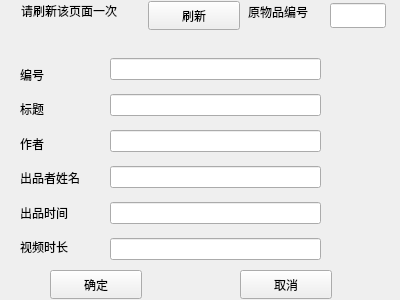
<?xml version="1.0" encoding="UTF-8"?>
<ui version="4.0">
 <class>updateCDs</class>
 <widget class="QWidget" name="updateCDs">
  <property name="geometry">
   <rect>
    <x>0</x>
    <y>0</y>
    <width>400</width>
    <height>300</height>
   </rect>
  </property>
  <property name="windowTitle">
   <string>编辑物品</string>
  </property>
  <widget class="QLabel" name="item2">
   <property name="geometry">
    <rect>
     <x>248</x>
     <y>2</y>
     <width>75</width>
     <height>20</height>
    </rect>
   </property>
   <property name="text">
    <string>原物品编号</string>
   </property>
  </widget>
  <widget class="QLabel" name="item">
   <property name="geometry">
    <rect>
     <x>21</x>
     <y>1</y>
     <width>120</width>
     <height>20</height>
    </rect>
   </property>
   <property name="text">
    <string>请刷新该页面一次</string>
   </property>
  </widget>
  <widget class="QLineEdit" name="IDShow">
   <property name="geometry">
    <rect>
     <x>330</x>
     <y>3</y>
     <width>56</width>
     <height>25</height>
    </rect>
   </property>
  </widget>
  <widget class="QPushButton" name="refreshButton">
   <property name="geometry">
    <rect>
     <x>148</x>
     <y>1</y>
     <width>92</width>
     <height>29</height>
    </rect>
   </property>
   <property name="text">
    <string>刷新</string>
   </property>
  </widget>
  <widget class="QPushButton" name="exitButton">
   <property name="geometry">
    <rect>
     <x>240</x>
     <y>270</y>
     <width>92</width>
     <height>29</height>
    </rect>
   </property>
   <property name="text">
    <string>取消</string>
   </property>
  </widget>
  <widget class="QPushButton" name="confirmButton">
   <property name="geometry">
    <rect>
     <x>50</x>
     <y>270</y>
     <width>92</width>
     <height>29</height>
    </rect>
   </property>
   <property name="text">
    <string>确定</string>
   </property>
  </widget>
  <widget class="QWidget" name="layoutWidget_2">
   <property name="geometry">
    <rect>
     <x>110</x>
     <y>50</y>
     <width>211</width>
     <height>219</height>
    </rect>
   </property>
   <layout class="QVBoxLayout" name="verticalLayout_2">
    <item>
     <widget class="QLineEdit" name="CDs_1"/>
    </item>
    <item>
     <widget class="QLineEdit" name="CDs_2"/>
    </item>
    <item>
     <widget class="QLineEdit" name="CDs_3"/>
    </item>
    <item>
     <widget class="QLineEdit" name="CDs_4"/>
    </item>
    <item>
     <widget class="QLineEdit" name="CDs_5"/>
    </item>
    <item>
     <widget class="QLineEdit" name="CDs_6"/>
    </item>
   </layout>
  </widget>
  <widget class="QWidget" name="layoutWidget_3">
   <property name="geometry">
    <rect>
     <x>20</x>
     <y>60</y>
     <width>77</width>
     <height>201</height>
    </rect>
   </property>
   <layout class="QVBoxLayout" name="verticalLayout">
    <item>
     <widget class="QLabel" name="ID">
      <property name="text">
       <string>编号</string>
      </property>
     </widget>
    </item>
    <item>
     <widget class="QLabel" name="headLine">
      <property name="text">
       <string>标题</string>
      </property>
     </widget>
    </item>
    <item>
     <widget class="QLabel" name="authorName">
      <property name="text">
       <string>作者</string>
      </property>
     </widget>
    </item>
    <item>
     <widget class="QLabel" name="Producer">
      <property name="text">
       <string>出品者姓名</string>
      </property>
     </widget>
    </item>
    <item>
     <widget class="QLabel" name="productionTime">
      <property name="text">
       <string>出品时间</string>
      </property>
     </widget>
    </item>
    <item>
     <widget class="QLabel" name="videoLength">
      <property name="text">
       <string>视频时长</string>
      </property>
     </widget>
    </item>
   </layout>
  </widget>
 </widget>
 <resources/>
 <connections/>
</ui>
